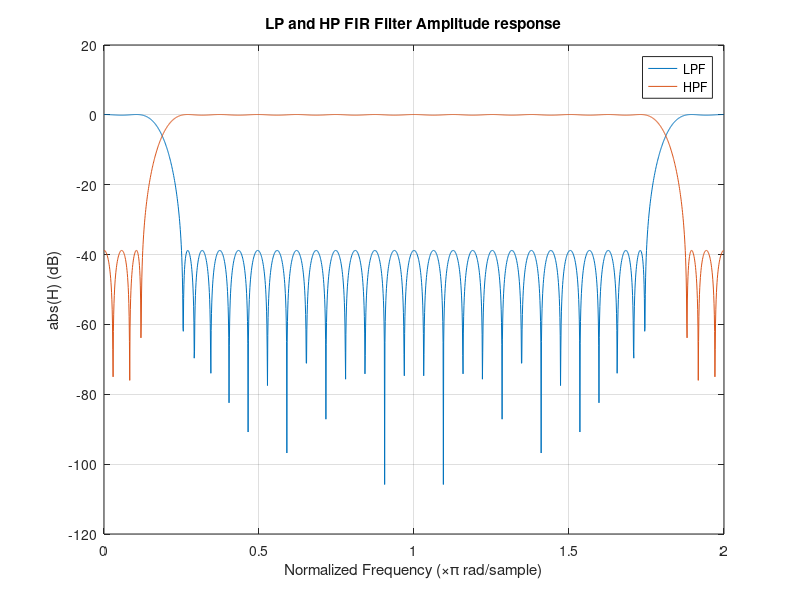
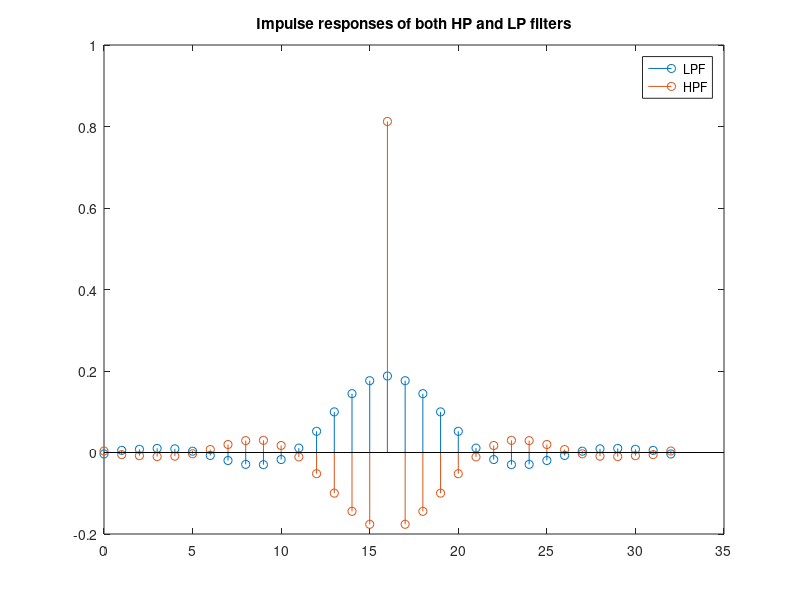

Write MATLAB code to recreate these figures, in order. (Note: this script raises an error after producing the figures.)
clear all;
close all;
% all frequency values are in Hz.
Fs = 8000;     % sampling frequency
Fpass = 500;   % passband frequency
Fstop = 1000;  % stopband frequency
Dpass = 0.01;  % passband ripple
Dstop_dB = 40; % stopband attenuation in dB
Dstop = 10^(-Dstop_dB/20); %stopband attenuation linear

% design a LP FIR filter with the above specifications
[N, Fo, Ao, W] = firpmord([Fpass, Fstop]/(Fs/2), [1 0], [Dpass, Dstop]);
%design a HP FIR filter with the same specifications
%note that the Fpass and Fstop are flipped
[N_hp, Fo_hp, Ao_hp, W_hp] = firpmord([Fpass, Fstop]/(Fs/2), [0 1], [Dstop, Dpass]);

%make the filter order and hence the number of coefficients equal
while N < N_hp
    N = N+1;
end
while N_hp < N
    N_hp = N_hp+1;
end

% calculate the coefficients/impulse response.
h_FIR_LP  = firpm(N, Fo, Ao, W);
h_FIR_HP  = firpm(N_hp, Fo_hp, Ao_hp, W_hp);

%frequency responce
[H,f] = freqz(h_FIR_LP, 1, 2048,'whole');
[H1,f1] = freqz(h_FIR_HP, 1, 2048,'whole');

%plot amplitude response in dB 
figure('Name','Equiripple Linear-Phase FIR Filter - Amplitude reasponse');
%plot(f/pi, 20*log10(abs(H))); grid on;         
%title('LP FIR Filter Amplitude response');xlabel('Normalized Frequency (\times\pi rad/sample)');ylabel('abs(H) (dB)');
plot(f/pi, 20*log10(abs(H)), f1/pi, 20*log10(abs(H1))); grid on;
title('LP and HP FIR Filter Amplitude response');xlabel('Normalized Frequency (\times\pi rad/sample)');ylabel('abs(H) (dB)');legend('LPF', 'HPF');

%plot impulse response for both filters on the same graph
figure('Name','Equiripple Linear-Phase FIR Filter - Impulse response');
stem(0:N, h_FIR_LP);hold on
stem(0:N_hp, h_FIR_HP);title('Impulse responses of both HP and LP filters');legend('LPF','HPF');

%write the coefficients as short ints on files
write_coeffs(N, h_FIR_LP, 'l');
write_coeffs(N_hp, h_FIR_HP, 'h');


% x=1;
% for k=1:length(h_FIR_LP)
%     h(k) = h_FIR_LP(k) * x;
%     x=-1*x;
% end
% figure
% subplot(2,1,1);
% stem(0:N,h);
% [H1,f1] = freqz(h, 1, 2048);
% subplot(2,1,2);
% plot(f1,20*log10(abs(H1)));




